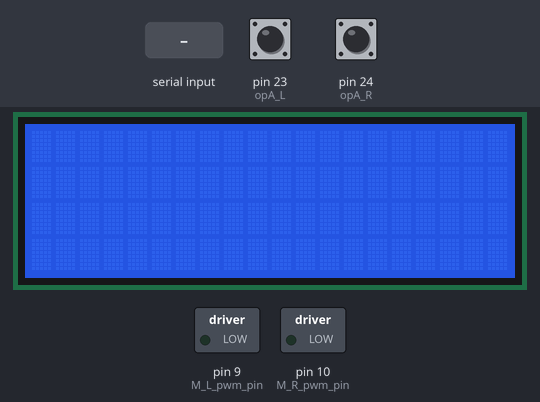
This sketch was run on a simulated Arduino Mega 2560, built with avr-gcc and run on an emulated ATmega2560. On the bench: 20×4 character LCD, switched loads named in the sketch (green lamp = pin HIGH). The inputs (shaded band) are chosen by the test bench; at power-on: pin 23 (opA_L) HIGH, pin 24 (opA_R) HIGH. What the sketch prints to the serial monitor is not drawn.

Above: at 1.2 s.
1.3 s: "Move:1\n" received over Serial
At 2.2 s:
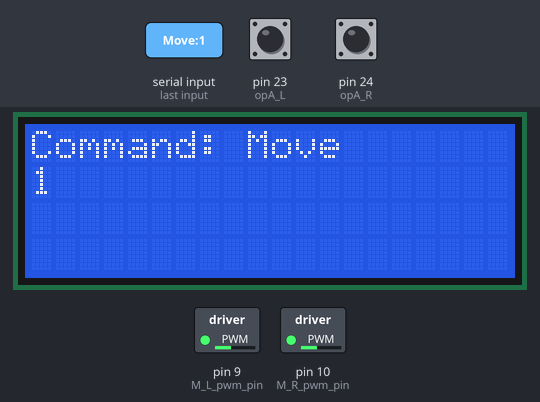
2.8 s: "LED:1\n" received over Serial
At 3.2 s:
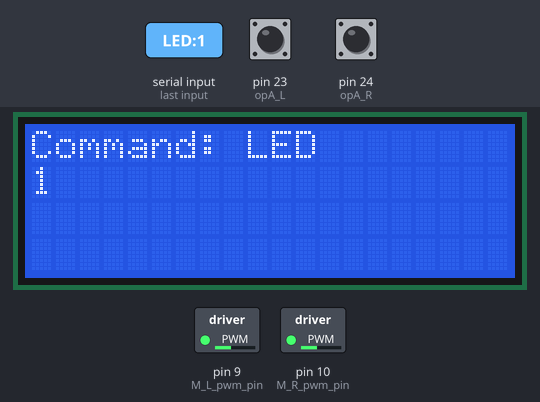
4.3 s: "ON:1\n" received over Serial
At 5.5 s:
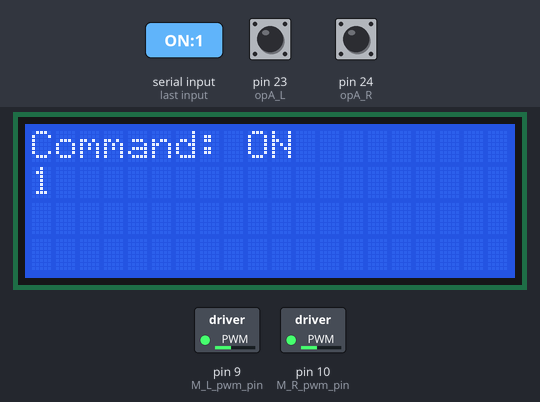
5.8 s: "OFF:1\n" received over Serial
At 6.7 s:
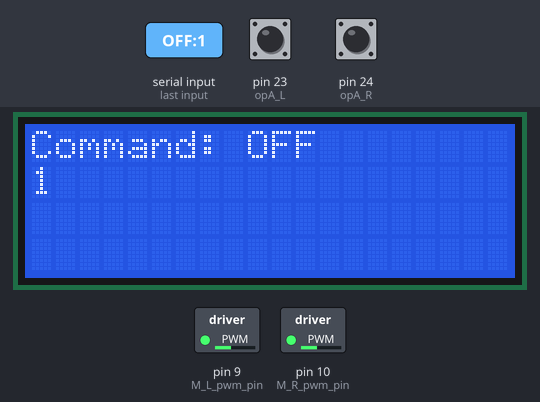
7.3 s: ":\n" received over Serial
At 7.7 s:
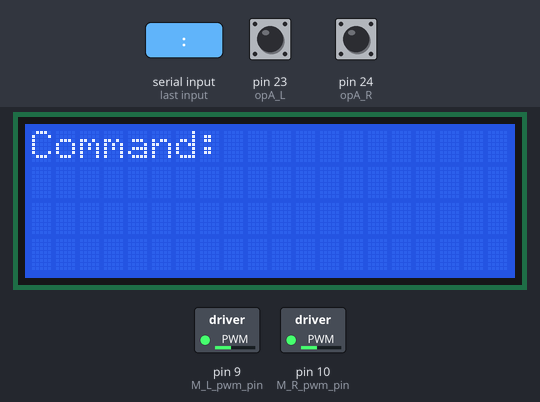
8.8 s: "LED\n" received over Serial
At 10.1 s:
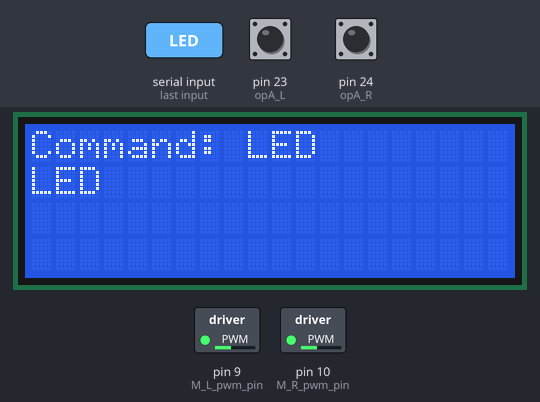
Timing chart, 0 to 11.3 s (numbered marks = the images above; inputs shaded):
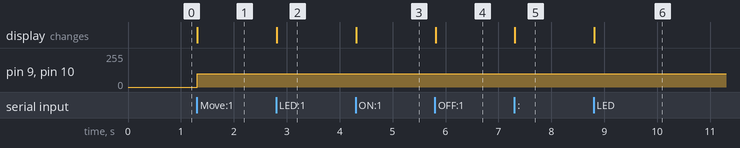

The sketch:

integrationwithweb_.ino
```cpp
#define M_L_dir_pin 7
#define M_R_dir_pin 8
#define M_L_pwm_pin 9
#define M_R_pwm_pin 10
#define led_pin 4

#include <LiquidCrystal.h>
const int rs = 37, en = 36, d4 = 35, d5 = 34, d6 = 33, d7 = 32;
LiquidCrystal lcd(rs, en, d4, d5, d6, d7);

#define opA_R 24
#define opB_R 2

#define opA_L 23
#define opB_L 3
#define M_forward 0
#define M_return 1

const float steps_per_cm = 40 / 13.0;
const float steps_per_degree_R = 10 / 1000.0;
const float steps_per_degree_L = 10 / 1000.0;
const int y_speed = 100;
const int x_speed = 100;

String message = "";
String command = "";
String value = "";

int forward_or_return = M_forward;
int on_or_off = LOW;
String wheel_to_turn = "";
float T_steps = 0;

int counter_R = 0;
int counter_L = 0;
int cStateA_R, cStateA_L;
int lastStateA_R, lastStateA_L;

  void setup() {
  pinMode(opA_R, INPUT);
  pinMode(opB_R, INPUT);
  pinMode(opA_L, INPUT);
  pinMode(opB_L, INPUT);
  pinMode(led_pin,  opB_R);
  lastStateA_R = digitalRead(opA_R);
  lastStateA_L = digitalRead(opA_L);
  Serial.begin(9600);
  while (!Serial) {
    ;
  }
  Serial.println("Write some command: someValue to serial monitor");
  lcd.begin(20, 4);
}

  void loop() {
  while (Serial.available() > 0) {
    message = Serial.readStringUntil('\n');

    command = message.substring(0, message.indexOf(":"));
    value = message.substring(message.indexOf(":") + 1);

    Serial.print("\nCommand: ");
    Serial.print(command);
    Serial.print("\tValue: ");
    Serial.println(value);

    lcd.clear();
    lcd.setCursor(0, 0);
    lcd.print("Command: ");
    lcd.print(command);
    lcd.setCursor(0, 1);
    //lcd.print("Value: ");
    lcd.println(value);

    if (command == "LED") {
      if (value == "ON")
        on_or_off = HIGH;
      else if (value == "OFF")
        on_or_off = LOW;
    }
    else if (command == "Move") {
      counter_R = 0;
      float distance = value.toFloat();
      T_steps = abs(steps_per_cm * distance);

      if (distance > 0) {
        forward_or_return = M_forward;
        Serial.print("M_forward");
      } else if (distance < 0) {
        forward_or_return = M_return;
        Serial.print("M_return");
      }
    }
    else if (command == "Turn") {
      counter_R = 0;
      counter_L = 0;
      float angular = value.toFloat();

      if (angular > 0) {
        T_steps = abs(steps_per_degree_L * angular);
        wheel_to_turn = "left";
        Serial.print("Turn_right");
      } else if (angular < 0) {
        T_steps = abs(steps_per_degree_R * angular);
        wheel_to_turn = "right";
        Serial.print("Turn_left");
      }
    }
    Serial.print("\tT_steps: ");
    Serial.println(T_steps);
  }

  digitalWrite(led_pin, on_or_off);

  if (command == "Move") {
    if (counter_R < T_steps) {
      digitalWrite(M_R_dir_pin, forward_or_return);
      Serial.print("hi");
      digitalWrite(M_L_dir_pin, forward_or_return);
      analogWrite(M_L_pwm_pin, y_speed);
      analogWrite(M_R_pwm_pin, y_speed);
    } else {
      analogWrite(M_L_pwm_pin, 0);
      analogWrite(M_R_pwm_pin, 0);
    }
  }

  else if (command == "Turn" && wheel_to_turn == "left") {
    if (counter_L < T_steps) {
      digitalWrite(M_L_dir_pin, M_forward);
      analogWrite(M_L_pwm_pin, x_speed);
    } else {
      analogWrite(M_L_pwm_pin, 0);
    }
  } else if (command == "Turn" && wheel_to_turn == "right") {
    if (counter_R < T_steps) {
      digitalWrite(M_R_dir_pin, M_forward);
      analogWrite(M_R_pwm_pin, x_speed);
    } else {
      analogWrite(M_R_pwm_pin, 0);
    }
  }

  cStateA_L = digitalRead(opA_L);
  if (cStateA_L != lastStateA_L && cStateA_L == 1) {
    counter_L++;
    Serial.print("Left counter: ");
    Serial.print(counter_L);
  }
  lastStateA_L = cStateA_L;
  delay(1);

  cStateA_R = digitalRead(opA_R);
  if (cStateA_R != lastStateA_R && cStateA_R == 1) {
    counter_R++;
    Serial.print("Right counter: ");
    Serial.println(counter_R);
  }
  lastStateA_R = cStateA_R;
  delay(1);
}
```

Measured:
- after the input at 1.3 s, pin 9 (M_L_pwm_pin), pin 10 (M_R_pwm_pin): 0/255 → 100/255 at once; the display: changes at once (image 1)
- after the input at 2.8 s, the display: changes at once (image 2)
- after the input at 4.3 s, the display: changes at once (image 3)
- after the input at 5.8 s, the display: changes at once (image 4)
- after the input at 7.3 s, the display: changes at once (image 5)
- after the input at 8.8 s, the display: changes at once (image 6)
